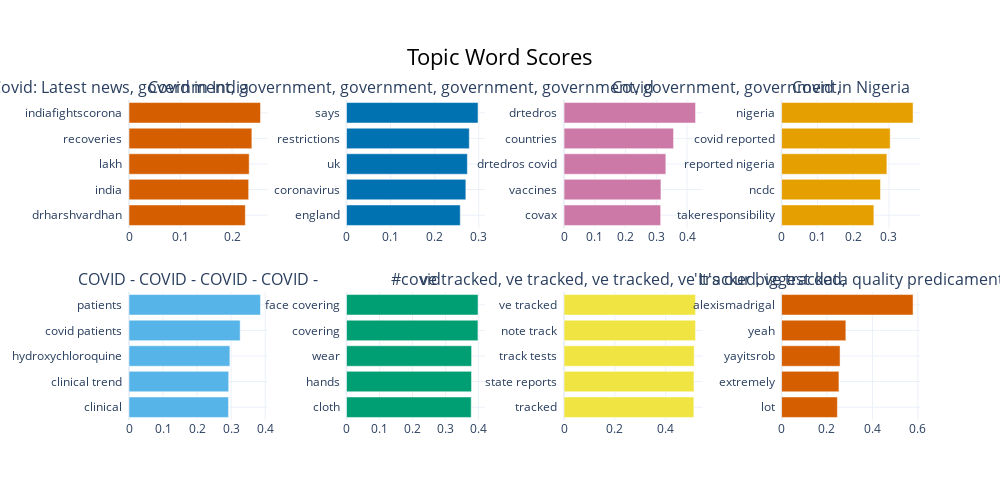

The notebook cell this image was saved under:
### Code cell
topic_model_real.visualize_barchart(top_n_topics=8, custom_labels=True)

### Figure 1 — Plotly figure (JSON) as saved in the notebook; plotly's stock layout.template omitted (floating-point values rounded to 4 significant figures)
{"data": [{"marker": {"color": "#D55E00"}, "orientation": "h", "type": "bar", "x": [0.2259, 0.2323, 0.2333, 0.2386, 0.2553], "xaxis": "x", "y": ["drharshvardhan  ", "india  ", "lakh  ", "recoveries  ", "indiafightscorona  "], "yaxis": "y"}, {"marker": {"color": "#0072B2"}, "orientation": "h", "type": "bar", "x": [0.2579, 0.2705, 0.274, 0.2783, 0.2982], "xaxis": "x2", "y": ["england  ", "coronavirus  ", "uk  ", "restrictions  ", "says  "], "yaxis": "y2"}, {"marker": {"color": "#CC79A7"}, "orientation": "h", "type": "bar", "x": [0.3143, 0.3152, 0.3311, 0.3562, 0.4278], "xaxis": "x3", "y": ["covax  ", "vaccines  ", "drtedros covid  ", "countries  ", "drtedros  "], "yaxis": "y3"}, {"marker": {"color": "#E69F00"}, "orientation": "h", "type": "bar", "x": [0.2578, 0.2762, 0.2941, 0.3033, 0.3673], "xaxis": "x4", "y": ["takeresponsibility  ", "ncdc  ", "reported nigeria  ", "covid reported  ", "nigeria  "], "yaxis": "y4"}, {"marker": {"color": "#56B4E9"}, "orientation": "h", "type": "bar", "x": [0.2923, 0.2929, 0.2964, 0.3266, 0.3863], "xaxis": "x5", "y": ["clinical  ", "clinical trend  ", "hydroxychloroquine  ", "covid patients  ", "patients  "], "yaxis": "y5"}, {"marker": {"color": "#009E73"}, "orientation": "h", "type": "bar", "x": [0.3782, 0.3791, 0.3794, 0.3986, 0.3989], "xaxis": "x6", "y": ["cloth  ", "hands  ", "wear  ", "covering  ", "face covering  "], "yaxis": "y6"}, {"marker": {"color": "#F0E442"}, "orientation": "h", "type": "bar", "x": [0.511, 0.5115, 0.5123, 0.5176, 0.5176], "xaxis": "x7", "y": ["tracked  ", "state reports  ", "track tests  ", "note track  ", "ve tracked  "], "yaxis": "y7"}, {"marker": {"color": "#D55E00"}, "orientation": "h", "type": "bar", "x": [0.2457, 0.2525, 0.2575, 0.283, 0.5791], "xaxis": "x8", "y": ["lot  ", "extremely  ", "yayitsrob  ", "yeah  ", "alexismadrigal  "], "yaxis": "y8"}], "layout": {"annotations": [{"font": {"size": 16}, "showarrow": false, "text": "Covid in India", "x": 0.0875, "xanchor": "center", "xref": "paper", "y": 1, "yanchor": "bottom", "yref": "paper"}, {"font": {"size": 16}, "showarrow": false, "text": "Covid: Latest news, government, government, government, government, government, government, government,", "x": 0.3625, "xanchor": "center", "xref": "paper", "y": 1, "yanchor": "bottom", "yref": "paper"}, {"font": {"size": 16}, "showarrow": false, "text": "Covid", "x": 0.6375, "xanchor": "center", "xref": "paper", "y": 1, "yanchor": "bottom", "yref": "paper"}, {"font": {"size": 16}, "showarrow": false, "text": "Covid in Nigeria", "x": 0.9125, "xanchor": "center", "xref": "paper", "y": 1, "yanchor": "bottom", "yref": "paper"}, {"font": {"size": 16}, "showarrow": false, "text": "COVID - COVID - COVID - COVID -", "x": 0.0875, "xanchor": "center", "xref": "paper", "y": 0.4, "yanchor": "bottom", "yref": "paper"}, {"font": {"size": 16}, "showarrow": false, "text": "#covid", "x": 0.3625, "xanchor": "center", "xref": "paper", "y": 0.4, "yanchor": "bottom", "yref": "paper"}, {"font": {"size": 16}, "showarrow": false, "text": "ve tracked, ve tracked, ve tracked, ve tracked, ve tracked,", "x": 0.6375, "xanchor": "center", "xref": "paper", "y": 0.4, "yanchor": "bottom", "yref": "paper"}, {"font": {"size": 16}, "showarrow": false, "text": "'It's our biggest data quality predicament'", "x": 0.9125, "xanchor": "center", "xref": "paper", "y": 0.4, "yanchor": "bottom", "yref": "paper"}], "height": 500, "hoverlabel": {"bgcolor": "white", "font": {"family": "Rockwell", "size": 16}}, "showlegend": false, "title": {"font": {"color": "Black", "size": 22}, "text": "Topic Word Scores", "x": 0.5, "xanchor": "center", "yanchor": "top"}, "width": 1000, "xaxis": {"anchor": "y", "domain": [0, 0.175], "showgrid": true}, "xaxis2": {"anchor": "y2", "domain": [0.275, 0.45], "showgrid": true}, "xaxis3": {"anchor": "y3", "domain": [0.55, 0.725], "showgrid": true}, "xaxis4": {"anchor": "y4", "domain": [0.825, 1], "showgrid": true}, "xaxis5": {"anchor": "y5", "domain": [0, 0.175], "showgrid": true}, "xaxis6": {"anchor": "y6", "domain": [0.275, 0.45], "showgrid": true}, "xaxis7": {"anchor": "y7", "domain": [0.55, 0.725], "showgrid": true}, "xaxis8": {"anchor": "y8", "domain": [0.825, 1], "showgrid": true}, "yaxis": {"anchor": "x", "domain": [0.6, 1], "showgrid": true}, "yaxis2": {"anchor": "x2", "domain": [0.6, 1], "showgrid": true}, "yaxis3": {"anchor": "x3", "domain": [0.6, 1], "showgrid": true}, "yaxis4": {"anchor": "x4", "domain": [0.6, 1], "showgrid": true}, "yaxis5": {"anchor": "x5", "domain": [0, 0.4], "showgrid": true}, "yaxis6": {"anchor": "x6", "domain": [0, 0.4], "showgrid": true}, "yaxis7": {"anchor": "x7", "domain": [0, 0.4], "showgrid": true}, "yaxis8": {"anchor": "x8", "domain": [0, 0.4], "showgrid": true}}}
